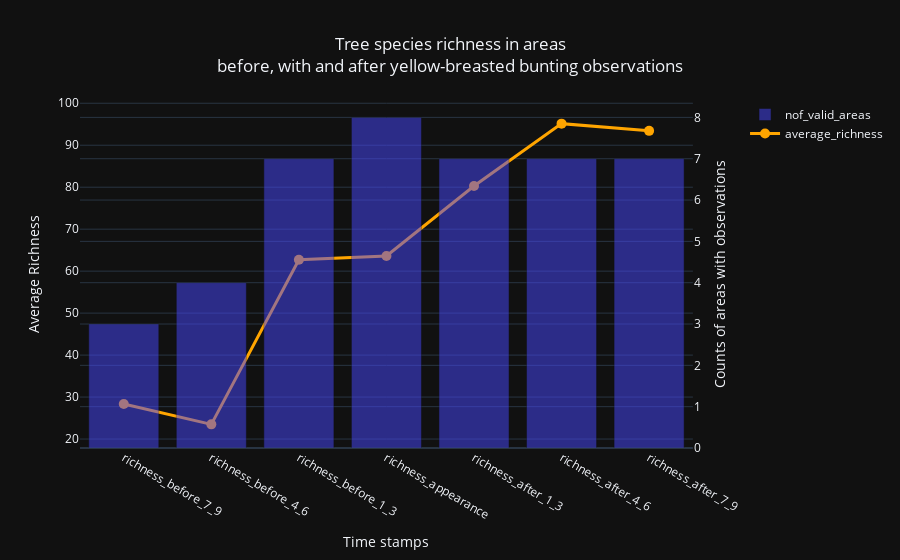

Notebook code for this chart:
### Code cell
def plot_average_timeseries (merged_df, title = None):
    metric_name = merged_df.columns[0].split('_')[0]
    if title == None:
        title = metric_name.title()

    average_values = []
    valid_counts = []

    for column in merged_df.columns:
        valid_indices = merged_df[column].notna()
        valid_values = merged_df[column][valid_indices]
        average_values.append(np.mean(valid_values))
        valid_counts.append(len(valid_values))
    
    fig = make_subplots(specs=[[{"secondary_y": True}]])
    fig.update_layout(
        title_text=title,
        title_x=0.5
    )

    # Set x-axis title
    fig.update_xaxes(title_text="Time stamps")

    fig.add_trace(go.Bar(
        name = "nof_valid_areas",
        x = merged_df.columns,
        y = valid_counts,
        opacity=0.5,
        marker=dict(
            color='#4747ff')),
        secondary_y=True)
    fig.update_yaxes(title_text="Counts of areas with observations", secondary_y=True)
    
    fig.add_trace(go.Scatter(
                x = merged_df.columns, 
                y = average_values, 
                line=dict(color='Orange', width=3),
                marker=dict(color='Orange', size=10),
                name="average_richness"), 
                secondary_y=False)
        # Set y-axes titles
    fig.update_yaxes(title_text="Average "+ metric_name.title(), secondary_y=False)
    return fig

fig = plot_average_timeseries(richness_merged,
                         title = "Tree species richness in areas<br>before, with and after yellow-breasted bunting observations")
fig.write_html(f"../web_interface/precomp_data/keystone/tree_average_timeseries_bunting.html")
fig.show()

### Figure 1 — Plotly figure (JSON) as saved in the notebook; plotly's stock layout.template omitted (floating-point values rounded to 4 significant figures)
{"data": [{"marker": {"color": "#4747ff"}, "name": "nof_valid_areas", "opacity": 0.5, "type": "bar", "x": ["richness_before_7_9", "richness_before_4_6", "richness_before_1_3", "richness_appearance", "richness_after_1_3", "richness_after_4_6", "richness_after_7_9"], "xaxis": "x", "y": [3, 4, 7, 8, 7, 7, 7], "yaxis": "y2"}, {"line": {"color": "Orange", "width": 3}, "marker": {"color": "Orange", "size": 10}, "name": "average_richness", "type": "scatter", "x": ["richness_before_7_9", "richness_before_4_6", "richness_before_1_3", "richness_appearance", "richness_after_1_3", "richness_after_4_6", "richness_after_7_9"], "xaxis": "x", "y": [28.33, 23.5, 62.71, 63.62, 80.29, 95.14, 93.43], "yaxis": "y"}], "layout": {"title": {"text": "Tree species richness in areas<br>before, with and after yellow-breasted bunting observations", "x": 0.5}, "xaxis": {"anchor": "y", "domain": [0, 0.94], "title": {"text": "Time stamps"}}, "yaxis": {"anchor": "x", "domain": [0, 1], "title": {"text": "Average Richness"}}, "yaxis2": {"anchor": "x", "overlaying": "y", "side": "right", "title": {"text": "Counts of areas with observations"}}}}
